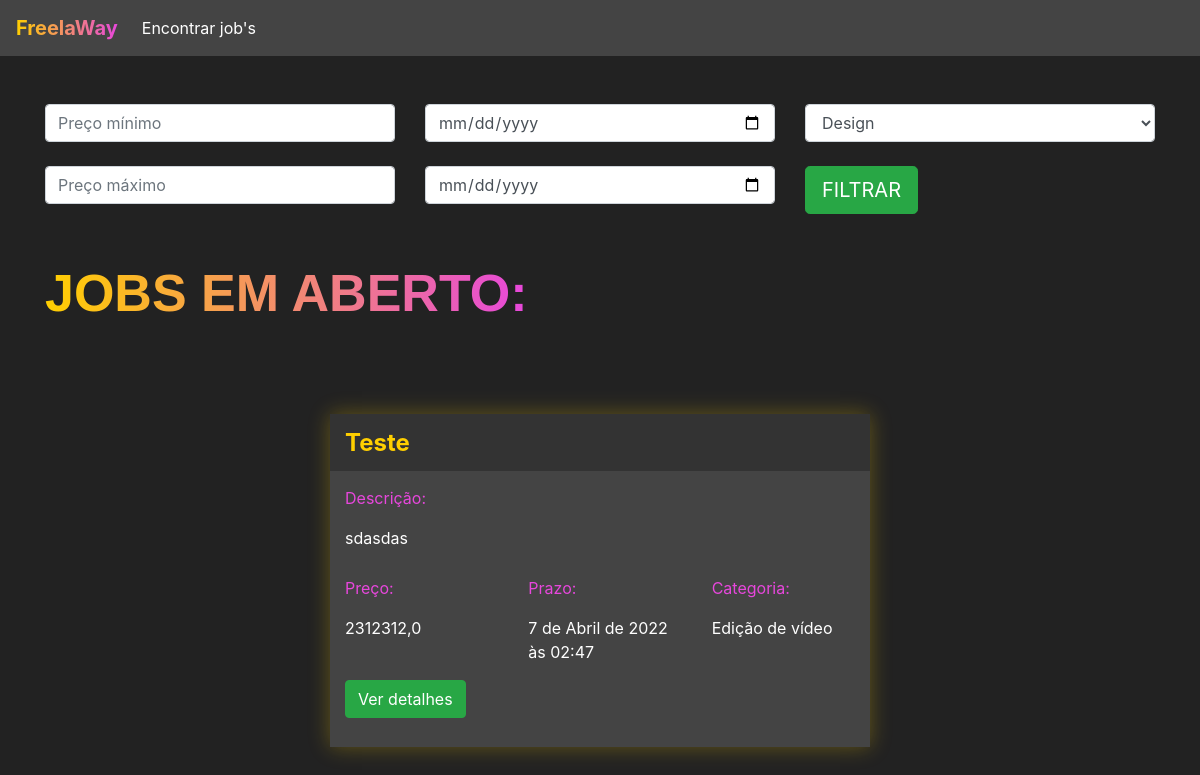
Page /jobs/encontrar_jobs/ (signed in) on the earlier database version.
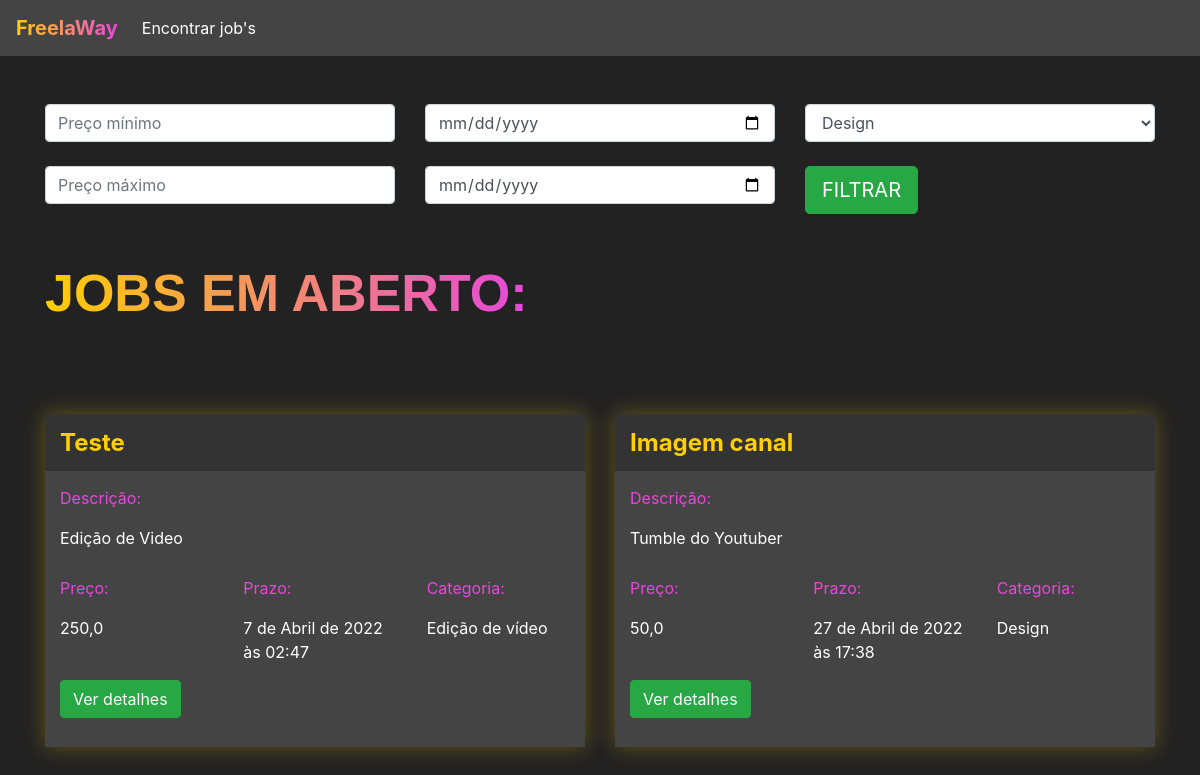
Same page on the later database version.
### jobs/models.py (models this page shows)
class Jobs(models.Model):
    categoria_choices = (('D', 'Design'),
                        ('EV', 'Edição de Vídeo'))
    status_choices = (('C', 'Em criação'),
                     ('AA', 'Aguardando aprovação'),
                     ('F', 'Finalizado'))
    titulo = models.CharField(max_length=200)
    descricao = models.TextField()
    categoria = models.CharField(max_length=2, choices=categoria_choices, default="D")
    prazo_entrega = models.DateTimeField()
    preco = models.FloatField()
    referencias = models.ManyToManyField(Referencias)
    profissional = models.ForeignKey(User, on_delete=models.DO_NOTHING, null=True, blank=True)
    reservado = models.BooleanField(default=False)
    status = models.CharField(max_length=2, default='C')
    arquivo_final = models.FileField(null=True)

### jobs/views.py (the view)
# urls.py: path('encontrar_jobs/', views.encontrar_jobs, name="encontrar_jobs"),
@login_required(login_url='/auth/logar')
def encontrar_jobs(request):
    if request.method == "GET":
        preco_minimo = request.GET.get('preco_minimo')
        preco_maximo = request.GET.get('preco_maximo')
        prazo_minimo = request.GET.get('prazo_minimo')
        prazo_maximo = request.GET.get('prazo_maximo')
        categoria = request.GET.get('categoria')
        if preco_minimo or preco_maximo or prazo_minimo or prazo_maximo or categoria:
            if not preco_minimo:
                    preco_minimo = 0
            if not preco_maximo:
                    preco_maximo = 999999
            if not prazo_minimo:
                    prazo_minimo = datetime(year=1900, month=1, day=1)
            if not prazo_maximo:
                    prazo_maximo = datetime(year=3000, month=1, day=1)
            if categoria == 'D':
                categoria = ['D', ]
            elif categoria == 'EV':
                categoria = ['EV', ]
            jobs = Jobs.objects.filter(preco__gte=preco_minimo)\
                    .filter(preco__lte=preco_maximo)\
                    .filter(prazo_entrega__gte=prazo_minimo)\
                    .filter(prazo_entrega__lte=prazo_maximo)\
                    .filter(categoria__in=categoria)\
                    .filter(reservado=False)
        else:
            jobs = Jobs.objects.filter(reservado=False)
        return render(request, 'encontrar_jobs.html', {'jobs': jobs})

### jobs/models.py (called while the page is built)
    def __str__(self) -> str:
        return self.arquivo.url

### autenticacao/templates/encontrar_jobs.html (shortened to what this page needs)
{% extends 'base.html' %}
{% load static %}
{% block 'head' %}
<link rel="stylesheet" href="{% static 'jobs/css/encontrar_jobs.css' %}">
{% endblock %}
{% block 'body' %}
    <div class="container">
    <br>
    <br>
        <div class="row">
            <div class="col-sm">
            <form action="{% url 'encontrar_jobs' %}" method="GET">{% csrf_token %}
                <input type="text" class="form-control" placeholder="Preço mínimo" name="preco_minimo">
                <br>
                <input type="text" class="form-control" placeholder="Preço máximo" name="preco_maximo">
            </div>
            <div class="col-sm">
                <input type="date" class="form-control" name="prazo_minimo">
                <br>
                <input type="date" class="form-control" name="prazo_maximo">
            </div>
            <div class="col-sm">
                <select class="form-control" name="categoria">
                    <option value="D">Design</option>
                </select>
                <br>
                <input type="submit" class="btn btn-success btn-lg" value="FILTRAR">
            </div>
        </div>
        <br>
        <br>
        <h2 class="titulo">JOBS EM ABERTO:</h2>
        <div class="row justify-content-around">
            {% for job in jobs %}
                <div class="col-6 row-card">
                    <div class="card-job">
                        <div class="header-job">
                        <h4 class="titulo-job">{{job.titulo}}</h4>
                        </div>
                        <div class="body-job">
                            <p class="titulo-body">Descrição:</p>
                            <div style="width: 70%">
                                <p>{{job.descricao}}</p>
                            </div>
                            <div class="row">
                                <div class="col-4">
                                    <p class="titulo-body">Preço:</p>
                                    <p>{{job.preco}}</p>
                                </div>
                                <div class="col-4">
                                    <p class="titulo-body">Prazo:</p>
                                    <p>{{job.prazo_entrega}}</p>
                                </div>
                                <div class="col-4">
                                    <p class="titulo-body">Categoria:</p>
                                    <p>{% if job.categoria == 'D'%}
                                            Design
                                        {% else %}
                                            Edição de vídeo
                                        {% endif%}
                                    </p>
                                </div>
                            </div>
                            <button class="btn btn-success" data-toggle="modal" data-target="#modal-{{job.id}}">Ver detalhes</button>
                            <br>
                            <br>
                        </div>
                    </div>
                </div>
            {% endfor %}
{% endblock %}

Differences in the rows shown:
changed Jobs "Teste": descricao "sdasdas" → "Edição de Video"; preco "2312312,0" → "250,0"
added Jobs: titulo "Imagem canal", descricao "Tumble do Youtuber", preco "50,0", prazo_entrega "27 de Abril de 2022 às 17:38", categoria "Design"
